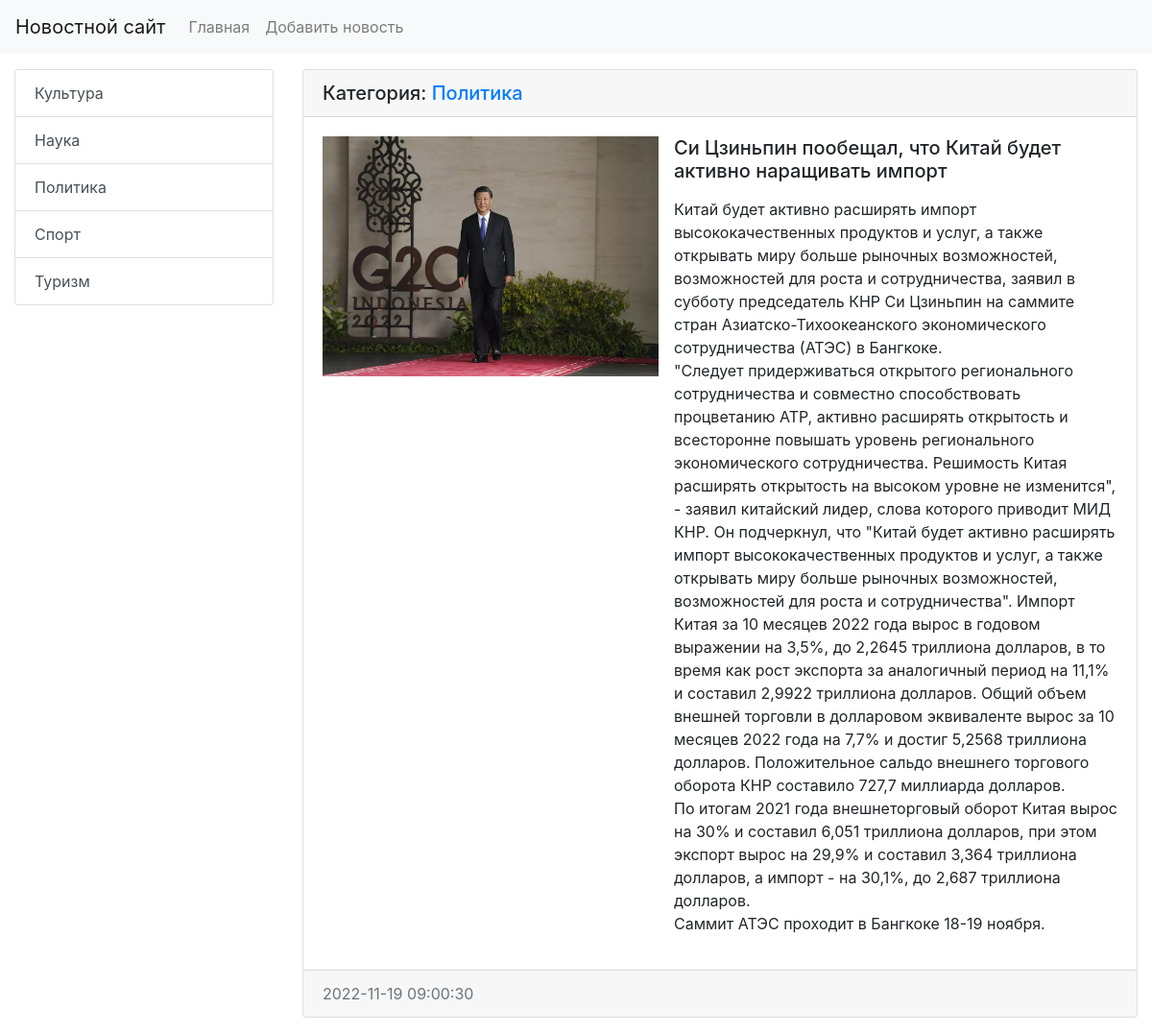
Screenshot of /news/12 with the database file from the repository.
### news/models.py (models this page shows, shortened)
class Category(models.Model):
    title = models.CharField(max_length=150, db_index=True, verbose_name='Наименование категории')
    def get_absolute_url(self):
        return reverse('category', kwargs={'category_id': self.pk})
    class Meta:
        verbose_name = 'Категория'
        verbose_name_plural = 'Категории'
        ordering = ['title']

class News(models.Model):
    title = models.CharField(max_length=150, verbose_name='Наименование')
    content = models.TextField(blank=True, verbose_name='Контент')
    created_at = models.DateTimeField(auto_now_add=True, verbose_name='Дата публикации')
    updated_at = models.DateTimeField(auto_now=True, verbose_name='Дата изменения')
    photo = models.ImageField(upload_to='photos/%Y/%m/%d/', blank=True, verbose_name='Фото')
    is_published = models.BooleanField(default=True, verbose_name='Опубликовано')
    category = models.ForeignKey('Category', on_delete=models.PROTECT, null=True, verbose_name='Категория')
    class Meta:
        verbose_name = 'Новость'
        verbose_name_plural = 'Новости'
        ordering = ['-created_at']

### news/views.py (the view)
# urls.py: path('news/<int:news_id>', view_news, name='view_news')
def view_news(request, news_id):
    news_item = get_object_or_404(News, pk=news_id)
    return render(request, 'news/view_news.html', {'news_item': news_item})

### news/templatetags/news_tags.py (called while the page is built)
@register.simple_tag(name='get_list_categories')
def get_categories():
    return Category.objects.all()

### news/templates/news/view_news.html (shortened to what this page needs)
{% extends 'base.html' %}
{% block sidebar %}
    {% include 'inc/_sidebar.html' %}
{% endblock %}
{% block content %}
    <div class="card mb-3">
        <h5 class="card-header">Категория: <a href="{{ news_item.category.get_absolute_url }}">{{ news_item.category.title }}</a>
        </h5>
        <div class="card-body">
            <div class="media">
                {% if news_item.photo %}
                <img src="{{ news_item.photo.url }}" alt="" width="350" height="250" class="mr-3">
                {% else %}
                <img src="https://loremflickr.com/350/250" alt="" class="mr-3">
                {% endif %}
                <div class="media-body">
                    <h5 class="card-title">{{ news_item.title }}</h5>
                    <p class="card-text">{{ news_item.content|safe|linebreaks }}</p>
                </div>
            </div>
        </div>
        <div class="card-footer text-muted">
            {{ news_item.created_at|date:"Y-m-d H:i:s" }}
        </div>
    </div>
{% endblock %}

### templates/inc/_sidebar.html
{% load news_tags %}
<div class="list-group">
    {% get_list_categories as categories %}
    {% for item in categories %}
    <a href="{{ item.get_absolute_url }}" class="list-group-item list-group-item-action">{{ item.title }}</a>
    {% endfor %}
</div>

### rows the page displays
Category: title "Культура"
Category: title "Наука"
Category: title "Политика"
Category: title "Спорт"
Category: title "Туризм"
News: category "Политика", photo (picture), title "Си Цзиньпин пообещал, что Китай будет активно наращивать импорт", content "Китай будет активно расширять импорт высококачественных продуктов и услуг, а также открывать миру больше рыночных возможностей, возможностей для роста и сотрудничества, заявил в субботу председатель КНР Си Цзиньпин на саммите стран Азиатско-Тихоокеанского экономического сотрудничества (АТЭС) в Бангкоке. \"Следует придерживаться открытого регионального сотрудничества и совместно способствовать процветанию АТР, активно расширять открытость и всесторонне повышать уровень регионального экономического сотрудничества. Решимость Китая расширять открытость на высоком уровне не изменится\", - заявил китайский лидер, слова которого приводит МИД КНР. Он подчеркнул, что \"Китай будет активно расширять…", created_at "2022-11-19 09:00:30"
